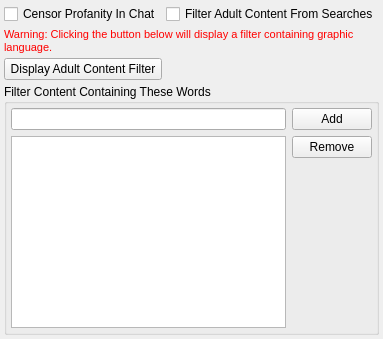
     <widget class="QWidget" name="pageParental">
      <layout class="QGridLayout" name="gridLayout_82">
       <property name="margin">
        <number>4</number>
       </property>
       <property name="spacing">
        <number>4</number>
       </property>
       <item row="0" column="0">
        <widget class="QCheckBox" name="checkBoxCensor">
         <property name="text">
          <string>Censor Profanity In Chat</string>
         </property>
        </widget>
       </item>
       <item row="0" column="1">
        <widget class="QCheckBox" name="checkBoxFilterAdult">
         <property name="text">
          <string>Filter Adult Content From Searches</string>
         </property>
         <property name="checked">
          <bool>false</bool>
         </property>
        </widget>
       </item>
       <item row="1" column="0" colspan="2">
        <widget class="QLabel" name="labelWarning">
         <property name="text">
          <string>&lt;!DOCTYPE HTML PUBLIC &quot;-//W3C//DTD HTML 4.0//EN&quot; &quot;http://www.w3.org/TR/REC-html40/strict.dtd&quot;&gt;
&lt;html&gt;&lt;head&gt;&lt;meta name=&quot;qrichtext&quot; content=&quot;1&quot; /&gt;&lt;style type=&quot;text/css&quot;&gt;
p, li { white-space: pre-wrap; }
&lt;/style&gt;&lt;/head&gt;&lt;body style=&quot; font-family:'MS Shell Dlg 2'; font-size:8.25pt; font-weight:400; font-style:normal;&quot;&gt;
&lt;p style=&quot; margin-top:0px; margin-bottom:0px; margin-left:0px; margin-right:0px; -qt-block-indent:0; text-indent:0px;&quot;&gt;&lt;span style=&quot; font-size:8pt; color:#ff0000;&quot;&gt;Warning: Clicking the button below will display a filter containing graphic language.&lt;/span&gt;&lt;/p&gt;&lt;/body&gt;&lt;/html&gt;</string>
         </property>
         <property name="wordWrap">
          <bool>true</bool>
         </property>
        </widget>
       </item>
       <item row="2" column="0">
        <widget class="QPushButton" name="pushButtonShowAdultFilter">
         <property name="text">
          <string>Display Adult Content Filter</string>
         </property>
        </widget>
       </item>
       <item row="3" column="0" colspan="2">
        <widget class="QGroupBox" name="groupBoxAdultFilter">
         <property name="sizePolicy">
          <sizepolicy hsizetype="Preferred" vsizetype="MinimumExpanding">
           <horstretch>0</horstretch>
           <verstretch>0</verstretch>
          </sizepolicy>
         </property>
         <property name="minimumSize">
          <size>
           <width>0</width>
           <height>100</height>
          </size>
         </property>
         <property name="maximumSize">
          <size>
           <width>16777215</width>
           <height>16777215</height>
          </size>
         </property>
         <property name="title">
          <string>Filter Content Containing These Words</string>
         </property>
         <layout class="QGridLayout" name="gridLayout_70">
          <property name="margin">
           <number>4</number>
          </property>
          <item row="0" column="0">
           <widget class="QLineEdit" name="lineEditAdultFilter"/>
          </item>
          <item row="1" column="0" rowspan="2">
           <widget class="QListWidget" name="listWidgetAdultFilter">
            <property name="sizePolicy">
             <sizepolicy hsizetype="Expanding" vsizetype="Expanding">
              <horstretch>0</horstretch>
              <verstretch>0</verstretch>
             </sizepolicy>
            </property>
            <property name="minimumSize">
             <size>
              <width>0</width>
              <height>0</height>
             </size>
            </property>
            <property name="sortingEnabled">
             <bool>true</bool>
            </property>
           </widget>
          </item>
          <item row="0" column="1">
           <widget class="QPushButton" name="pushButtonAddWord">
            <property name="minimumSize">
             <size>
              <width>0</width>
              <height>0</height>
             </size>
            </property>
            <property name="maximumSize">
             <size>
              <width>16777215</width>
              <height>16777215</height>
             </size>
            </property>
            <property name="text">
             <string>Add</string>
            </property>
           </widget>
          </item>
          <item row="1" column="1">
           <widget class="QPushButton" name="pushButtonRemoveWord">
            <property name="minimumSize">
             <size>
              <width>0</width>
              <height>0</height>
             </size>
            </property>
            <property name="maximumSize">
             <size>
              <width>16777215</width>
              <height>16777215</height>
             </size>
            </property>
            <property name="text">
             <string>Remove</string>
            </property>
           </widget>
          </item>
         </layout>
        </widget>
       </item>
      </layout>
     </widget>
